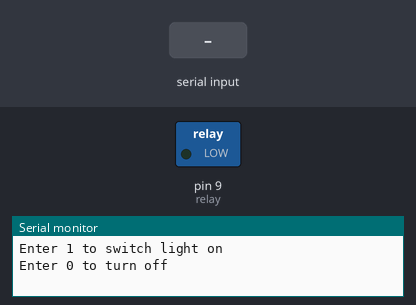
Bench run of a sketch on a simulated Arduino Uno, built with avr-gcc and run on an emulated ATmega328P. Parts: switched loads named in the sketch (green lamp = pin HIGH), the last lines printed to the serial monitor. The test bench sets the inputs (shaded band).

Above: at 1.2 s.
1.3 s: "0" received over Serial
At 1.7 s:
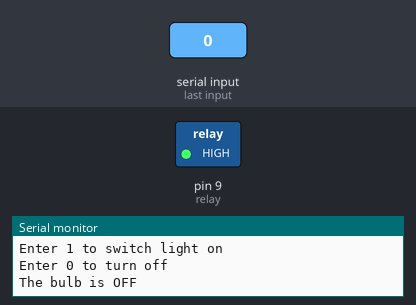
2.8 s: "1" received over Serial
At 4.0 s:
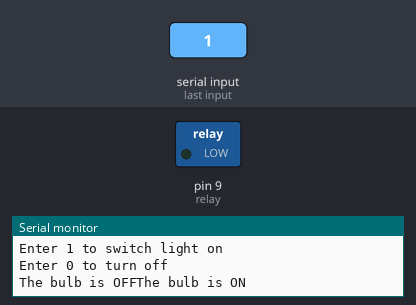
Timing chart, 0 to 5.8 s (numbered marks = the images above; inputs shaded):
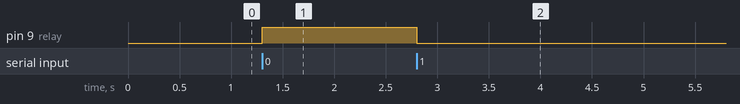

The sketch:

RELAY.ino
```cpp
int relay = 9;

void setup() {
 Serial.begin(9600);
 Serial.println("Enter 1 to switch light on");
 Serial.println("Enter 0 to turn off");
 pinMode(relay, OUTPUT);


}

void loop() {
 while (Serial.available()){
  char inchar = (char)Serial.read();
  if(inchar == '1'){
    digitalWrite(relay, LOW);
    Serial.print("The bulb is ON");
    delay(1000);
  }else if(inchar == '0'){
    digitalWrite(relay, HIGH);
    Serial.print("The bulb is OFF");
    delay(1000);
  }
 }
}
```

Measured:
- after the input at 1.3 s, pin 9 (relay): LOW → HIGH at once
- after the input at 2.8 s, pin 9 (relay): HIGH → LOW at once
